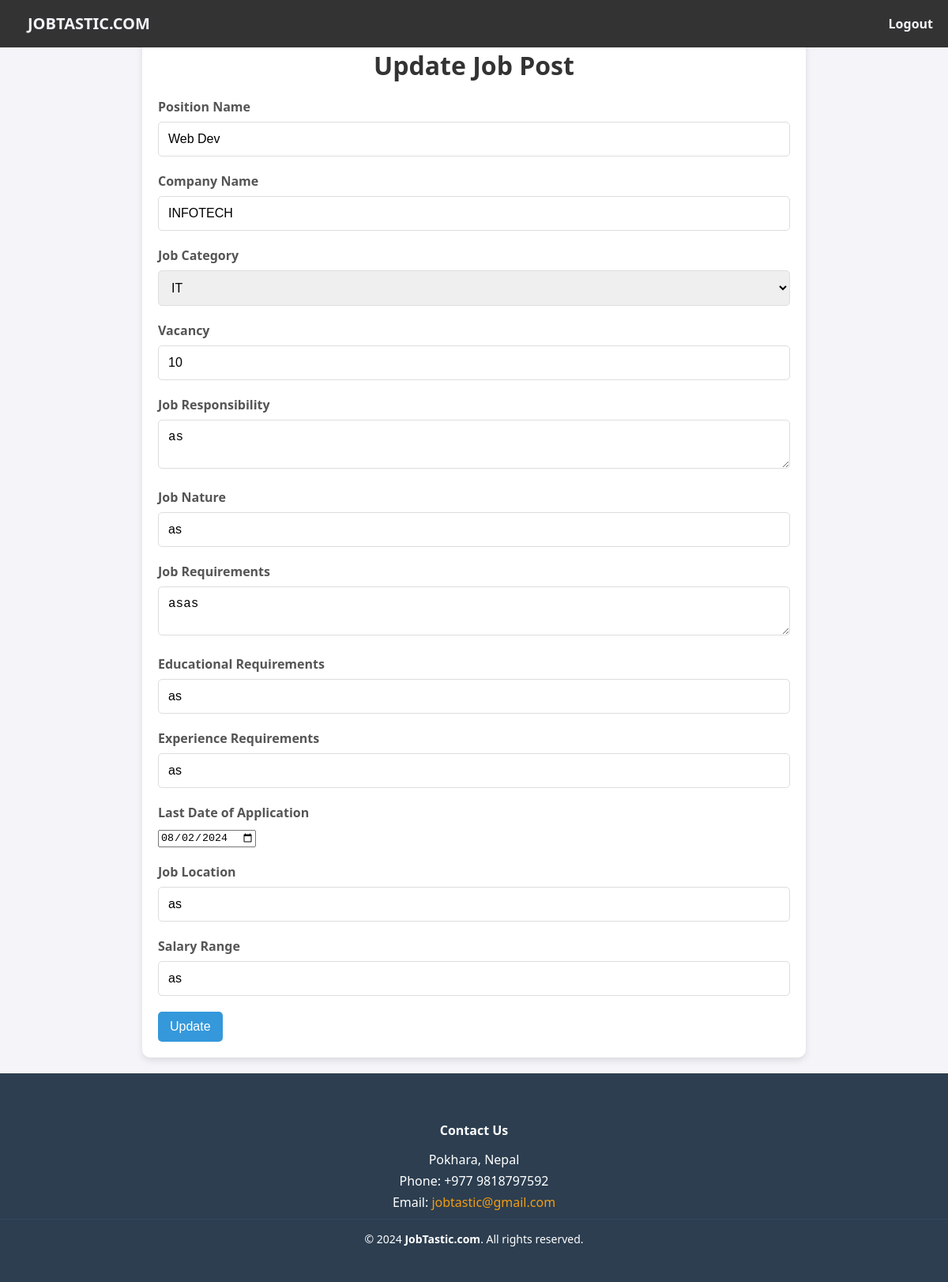
The app's page /helper/update.php?update_job_id=61 (signed in) with its own data.
### tables this page shows
CREATE TABLE `all_jobs` (
  `all_jobs_id` int(11) NOT NULL,
  `position_name` varchar(255) NOT NULL,
  `company_name` varchar(255) NOT NULL,
  `job_category` varchar(255) DEFAULT NULL,
  `vacancy` int(11) NOT NULL,
  `job_responsibility` text NOT NULL,
  `job_nature` varchar(255) NOT NULL,
  `job_requirments` text NOT NULL,
  `educational_requirements` varchar(255) DEFAULT NULL,
  `experience_requirement` varchar(255) DEFAULT NULL,
  `last_date_of_apply` date NOT NULL,
  `job_location` varchar(255) NOT NULL,
  `salary_rang` varchar(255) NOT NULL
);

### helper/update.php (the view, shortened to what this page needs)
<?php
include('database.php');
if (isset($_GET['update_job_id'])) {
    $id = intval($_GET['update_job_id']);
    $query = "SELECT * FROM all_jobs WHERE all_jobs_id = $id";
    $result = mysqli_query($connect, $query);
    if ($result && mysqli_num_rows($result) == 1) {
        $job = mysqli_fetch_assoc($result);
    } else {
        echo '<script>alert("Job not found!"); window.location.href="employer_home.php";</script>';
        exit;
    }
}
?>
<!DOCTYPE html>
<html lang="en">
<head>
    <link rel="stylesheet" href="post.css">
</head>
<body>
    <?php include('navbar.php'); ?>
    <div class="container">
        <h1>Update Job Post</h1>
        <form method="post" action="">
            <div class="form-group">
                <label>Position Name</label>
                <input type="text" name="position_name" value="<?php echo htmlspecialchars($job['position_name']); ?>" required>
            </div>
            <div class="form-group">
                <label>Company Name</label>
                <input type="text" name="company_name" value="<?php echo htmlspecialchars($job['company_name']); ?>" required>
            </div>
            <div class="form-group">
                <label>Job Category</label>
                <select name="job_category" required>
                    <option value="IT" <?php echo ($job['job_category'] == 'IT') ? 'selected' : ''; ?>>IT</option>
                </select>
            </div>
            <div class="form-group">
                <label>Vacancy</label>
                <input type="text" name="vacancy" value="<?php echo htmlspecialchars($job['vacancy']); ?>" required>
            </div>
            <div class="form-group">
                <label>Job Responsibility</label>
                <textarea name="job_responsibility" required><?php echo htmlspecialchars($job['job_responsibility']); ?></textarea>
            </div>
            <div class="form-group">
                <label>Job Nature</label>
                <input type="text" name="job_nature" value="<?php echo htmlspecialchars($job['job_nature']); ?>" required>
            </div>
            <div class="form-group">
                <label>Job Requirements</label>
                <textarea name="job_requirements" required><?php echo htmlspecialchars($job['job_requirments']); ?></textarea>
            </div>
            <div class="form-group">
                <label>Educational Requirements</label>
                <input type="text" name="educational_requirements" value="<?php echo htmlspecialchars($job['educational_requirements']); ?>" required>
            </div>
            <div class="form-group">
                <label>Experience Requirements</label>
                <input type="text" name="experience_requirements" value="<?php echo htmlspecialchars($job['experience_requirement']); ?>" required>
            </div>
            <div class="form-group">
                <label>Last Date of Application</label>
                <input type="date" name="last_date_of_application" value="<?php echo htmlspecialchars($job['last_date_of_apply']); ?>" required>
            </div>
            <div class="form-group">
                <label>Job Location</label>
                <input type="text" name="job_location" value="<?php echo htmlspecialchars($job['job_location']); ?>" required>
            </div>
            <div class="form-group">
                <label>Salary Range</label>
                <input type="text" name="salary_range" value="<?php echo htmlspecialchars($job['salary_rang']); ?>" required>
            </div>
            <button type="submit" name="submit" class="btn btn-primary">Update</button>
        </form>
    </div>
    <div class="footer">
        <?php include('footer.php'); ?>
    </div>
</body>
</html>

### assets/css/post.css (style rules this page uses)
html, body { height: 100%; margin: 0; font-family: Arial, sans-serif; background-color: #f0f2f5; }
body { display: flex; flex-direction: column; min-height: 100vh; }
.container { width: 90%; max-width: 800px; margin: 20px auto; background-color: #ffffff; padding: 20px; border-radius: 10px; box-shadow: 0 4px 8px rgba(0, 0, 0, 0.1); }
h1 { text-align: center; color: #333; margin-bottom: 20px; }
.form-group { margin-bottom: 20px; }
.form-group label { display: block; margin-bottom: 8px; font-weight: bold; color: #555; }
.form-group input[type="text"], .form-group input[type="password"], .form-group input[type="email"], .form-group select, .form-group textarea { width: 100%; padding: 12px; border: 1px solid #ddd; border-radius: 5px; box-sizing: border-box; font-size: 16px; }
.btn { padding: 10px 15px; border: none; border-radius: 5px; color: #fff; cursor: pointer; font-size: 16px; margin-right: 10px; transition: background-color 0.3s; }
.btn-primary { background-color: #3498db; }
.footer { margin-top: auto; padding: 10px; text-align: center; background-color: #333; color: #fff; }

### shared/navbar.php (style rules this page uses)
body { font-family: 'Segoe UI', Tahoma, Geneva, Verdana, sans-serif; margin: 0; padding: 0; box-sizing: border-box; background-color: #f4f4f9; }

### shared/footer.php (style rules this page uses)
.footer { background-color: #2c3e50; color: white; padding: 20px 0; text-align: center; width: 100%; }

### records on screen
all_jobs: position_name "Web Dev", company_name "INFOTECH", job_category "IT", vacancy "10", job_responsibility "as", job_nature "as", job_requirements "asas", educational_requirements "as", experience_requirements "as", last_date_of_application "08/02/2024", job_location "as", salary_range "as"
